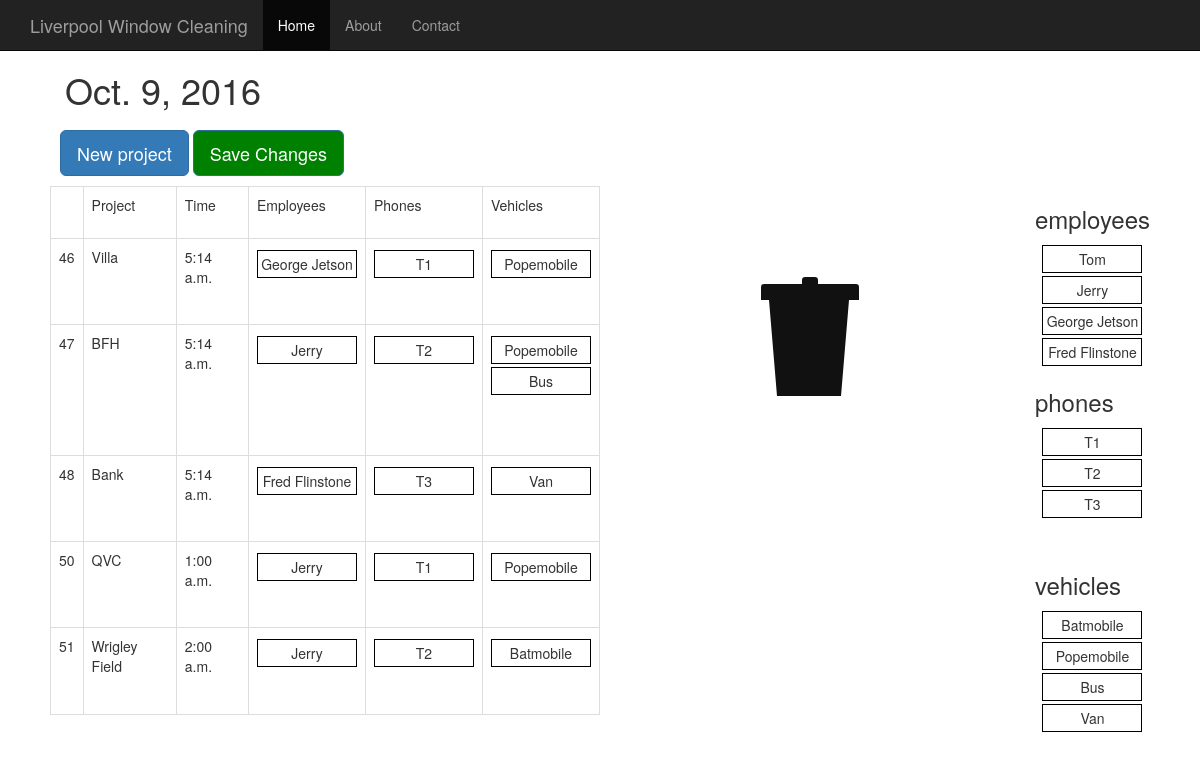
The page / on the database its author committed.
### daily/models.py (models this page shows, shortened)
class Project(models.Model):
  name = models.CharField(max_length=200)
  date = models.DateField('Date', default=timezone.now().date())
  time = models.TimeField('Time', default=timezone.now().time())
  employee = models.ManyToManyField(Employee)
  phone = models.ManyToManyField(Phone)
  vehicle = models.ManyToManyField(Vehicle)

class Employee(models.Model):
  name = models.CharField(max_length=100)
  category = models.ManyToManyField(Category)

class Phone(models.Model):
  number = models.CharField(max_length=10)

class Vehicle(models.Model):
  name = models.CharField(max_length=100)

### daily/views.py (the view)
# urls.py: url(r'^$', views.index, name='index'),
def index(request):
  today = timezone.now().date()
  todays_schedule = Project.objects.all()
  employees = Employee.objects.all()
  phones = Phone.objects.all()
  vehicles = Vehicle.objects.all()
  date = datetime.date(int(today.year), int(today.month), int(today.day))
  context = {'date': date, 'schedule': todays_schedule, 'date': today,
      'emp_names': employees, 'phones': phones, 'vehicles': vehicles}
  return render(request, 'daily/daily.html/', context)

### daily/templates/daily/daily.html (shortened to what this page needs)
<!DOCTYPE html>
{% load static %}
<html lang="en"><head><meta http-equiv="Content-Type" content="text/html; charset=UTF-8">
    <head>
      <link rel="stylesheet" type="text/css" href= "{% static 'daily/bootstrap.min.css' %}"/>
      <link rel="stylesheet" type="text/css" href= "{% static 'daily/daily.css' %}"/>
      <link rel="stylesheet" type="text/css" href= "{% static 'daily/trash.css' %}"/>
    <link href="{% static 'daily/ie10-viewport-bug-workaround.css' %}" rel="stylesheet">
      <link rel="stylesheet" type="text/css" href= "{% static 'daily/jquery.timepicker.css' %}"/>
    </head>
    <body>
      <nav class="navbar navbar-inverse navbar-fixed-top">
      <div class="container">
        <div class="navbar-header">
          <a class="navbar-brand" href="#">Liverpool Window Cleaning</a>
        </div>
        <div id="navbar" class="collapse navbar-collapse">
          <ul class="nav navbar-nav">
            <li class="active"><a href="#">Home</a></li>
            <li><a href="#about">About</a></li>
            <li><a href="#contact">Contact</a></li>
          </ul>
        </div>
      </div>
      </nav>
      <div class="container">
      <div class="starter-template">
        <h1>{{ date }}</h1>
      </div>
    </div>
      <div id="daily-view">
        <div id="form-fields">
          <button type="button" class="btn btn-primary btn-lg" id="new-proj-button" onclick="addProject()">New project</button>
             <button type="button" class="btn btn-primary btn-lg"
              id="save-button" onclick="updateSchedule()">Save Changes</button>
        </div>
        <div class="h-box">
        <table class="table table-bordered" id="daily-table">
          <tbody>
            <tr>
              <td>  </td>
              <td>Project</td>
              <td>Time</td>
              <td>Employees</td>
              <td>Phones</td>
              <td>Vehicles</td>
            </tr>
            {% for project in schedule.all %}
            <tr class ="project">
              <td>{{ project.id }}</td>
              <td>{{ project.name }}</td>
              <td>{{project.time|time:"g:i a"}}</td>
              <td>
                <ol class='sortable_with_drop employee_list'>
                  {% for emp in project.employee.all %}
                  <li class="flex-li employee">{{ emp.name }}</li>
                  {% endfor %}
                </ol>
              </td>
              <td>
                <ol class='sortable_with_drop phone_list'>
                  {% for tel in project.phone.all %}
                  <li class="flex-li telephone">{{ tel.number }}</li>
                  {% endfor %}
                </ol>
              </td>
              <td>
                <ol class='sortable_with_drop vehicle_list'>
                  {% for v in project.vehicle.all %}
                  <li class="flex-li vehicle">{{ v.name }}</li>
                  {% endfor %}
                </ol>
              </td>
              {% endfor %}
            </tbody>
          </table>
          <ol class='trash employee_trash'>
            <li>
                <div class="lid"></div>
                <div class="lidcap"></div>
                <div class="bin"></div>
              </li>
            </ol>
          <div class="v-box">
            <h3>employees</h3>
            <ol class='sortable_with_no_drop' id="emps-source">
              {% for emp in emp_names.all %}
              <li class="flex-li employee">{{ emp.name }}</li>
              {% endfor %}
            </ol>
            <h3>phones</h3>
            <ol class='sortable_with_no_drop' id="phones-source">
              {% for phone in phones.all %}
              <li class="flex-li telephone">{{ phone.number }}</li>
              {% endfor %}
            </ol>
            <h3>vehicles</h3>
            <ol class='sortable_with_no_drop' id="vehicles-source">
              {% for v in vehicles.all %}
              <li class="flex-li vehicle">{{ v.name }}</li>
              {% endfor %}
            </ol>
          </div>
        </div>
      </div>
    </body>

### daily/static/daily/daily.css (style rules this page uses)
.flex-li { border: 1px solid black; margin: 3px auto; padding: 3px; width: 100px; text-align: center; }
.h-box { padding: 0; margin: 0; list-style: none; display: -webkit-box; display: -moz-box; display: -ms-flexbox; display: -webkit-flex; display: flex; flex-direction: row; justify-content: space-around; }
.v-box { padding: 0; margin: 0; list-style: none; display: -webkit-box; display: -moz-box; display: -ms-flexbox; display: -webkit-flex; display: flex; flex-direction: column; justify-content: space-around; }
#form-fields { padding: 10px; }
#save-button { //display: none; background: green; }
#daily-table { width: 50%; }
ol { display: inline-block; -webkit-padding-start: 0px; list-style-type: none; height: 100%; width: 100%; min-height: 30px; }
ol li { float: center; }
body { padding: 50px; margin: auto; }

### daily/static/daily/trash.css (style rules this page uses)
.trash { background: #ffffff; position: relative; width: 160px; height: 160px; margin: 50px auto 0; border-radius: 4px; transition: box-shadow .2s ease; }
.lidcap, .lid, .bin { position: absolute; }
.lidcap, .lid { border-top-left-radius: 3.2px; border-top-right-radius: 3.2px; background: #111; transition: transform .2s linear, margin .2s linear; }
.lidcap { bottom: 110.4px; left: 65px; height: 8px; width: 16px; }
.lid { bottom: 96px; left: 24px; width: 98px; height: 16px; }
.bin { bottom: 0; left: 32px; width: 80px; border-top: 96px solid #111; border-left: 8px solid transparent; border-right: 8px solid transparent; }

### rows shown on the page
Project: date "Oct. 9, 2016", id "51", name "Wrigley Field", time "2:00 a.m."
Project: id "46", name "Villa", time "5:14 a.m."
Employee: name "George Jetson"
Phone: number "T1"
Vehicle: name "Popemobile"
Project: id "47", name "BFH", time "5:14 a.m."
Employee: name "Jerry"
Phone: number "T2"
Vehicle: name "Bus"
Project: id "48", name "Bank", time "5:14 a.m."
Employee: name "Fred Flinstone"
Phone: number "T3"
Vehicle: name "Van"
Project: id "50", name "QVC", time "1:00 a.m."
Vehicle: name "Batmobile"
Employee: name "Tom"
